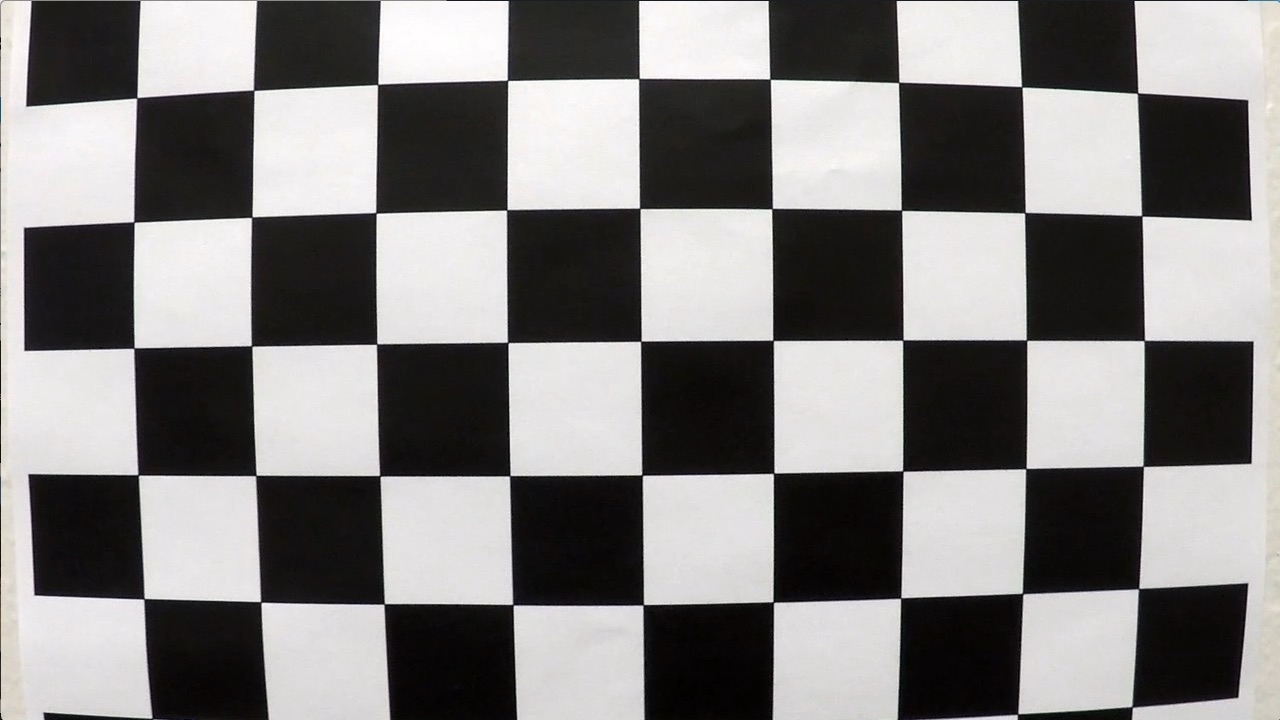
#> input picture camera_cal/calibration1.jpg, 1280 x 720 px; its folder holds 4 pictures in this run
$ python adv_lane.py   (older library calls are emulated)
#> lines starting #> are read from the running program, lines starting #| are printed output that depends on the picture; after the words box and inside, x2 and y2 are one past the last pixel; in counts of white or black regions, pixels touching at a corner belong together
#import libraries
import matplotlib.pyplot as plt
import matplotlib.image as mpimg
import numpy as np
import cv2
import glob
import os
from moviepy.editor import VideoFileClip

### STEP 1: Camera Calibration ###

def distortion_factors():
    # Prepare object points
    # From the provided calibration images, 9*6 corners are identified
    nx = 9
    ny = 6
    objpoints = []
    imgpoints = []
    # Object points are real world points, here a 3D coordinates matrix is generated
    # z coordinates are 0 and x, y are equidistant as it is known that the chessboard is made of identical squares
    objp = np.zeros((6*9,3), np.float32)
    objp[:,:2] = np.mgrid[0:9,0:6].T.reshape(-1,2)

    # Make a list of calibration images
    os.listdir("camera_cal/")
    cal_img_list = os.listdir("camera_cal/")

    # Imagepoints are the coresspondant object points with their coordinates in the distorted image
    # They are found in the image using the Open CV 'findChessboardCorners' function
    for image_name in cal_img_list:
        import_from = 'camera_cal/' + image_name
        img = cv2.imread(import_from)
#> img is the input picture: shape (720, 1280, 3); mean B, G, R 127.8, 128.4, 130.1
        # Convert to grayscale
        gray = cv2.cvtColor(img, cv2.COLOR_BGR2GRAY)
        # Find the chessboard corners
        ret, corners = cv2.findChessboardCorners(gray, (nx, ny), None)
#> ret = False; corners = None
        # If found, draw corners
        if ret == True:
            # Draw and display the corners
            #cv2.drawChessboardCorners(img, (nx, ny), corners, ret)
            imgpoints.append(corners)
            objpoints.append(objp)
    ret, mtx, dist, rvecs, tvecs = cv2.calibrateCamera(objpoints, imgpoints, gray.shape[::-1], None, None)
    #undist = cv2.undistort(img, mtx, dist, None, mtx)
    #export_to = 'camera_cal_undistorted/' + image_name
    #save the image in the destination folder
    #plt.imsave(export_to, undist)

    return mtx, dist

    ### STEP 2: Perspective Transform from Car Camera to Bird's Eye View ###
mtx, dist = distortion_factors()

def warp(img):
    undist = cv2.undistort(img, mtx, dist, None, mtx)
    img_size = (img.shape[1], img.shape[0])
    offset = 250

    # Source points taken from images with straight lane lines, these are to become parallel after the warp transform
    src = np.float32([
        (190, 720), # bottom-left corner
        (600, 447), # top-left corner
        (680, 447), # top-right corner
        (1090, 720) # bottom-right corner
    ])
    # Destination points are to be parallel, taken into account the image size
    dst = np.float32([
        [offset, img_size[1]],             # bottom-left corner
        [offset, 0],                       # top-left corner
        [img_size[0]-offset, 0],           # top-right corner
        [img_size[0]-offset, img_size[1]]  # bottom-right corner
    ])
    # Calculate the transformation matrix and it's inverse transformation
    M = cv2.getPerspectiveTransform(src, dst)
    M_inv = cv2.getPerspectiveTransform(dst, src)
    warped = cv2.warpPerspective(undist, M, img_size)

    return warped, M_inv

    # [7 lines of commented-out code are left out]
img = cv2.imread('test_images/test7.png')
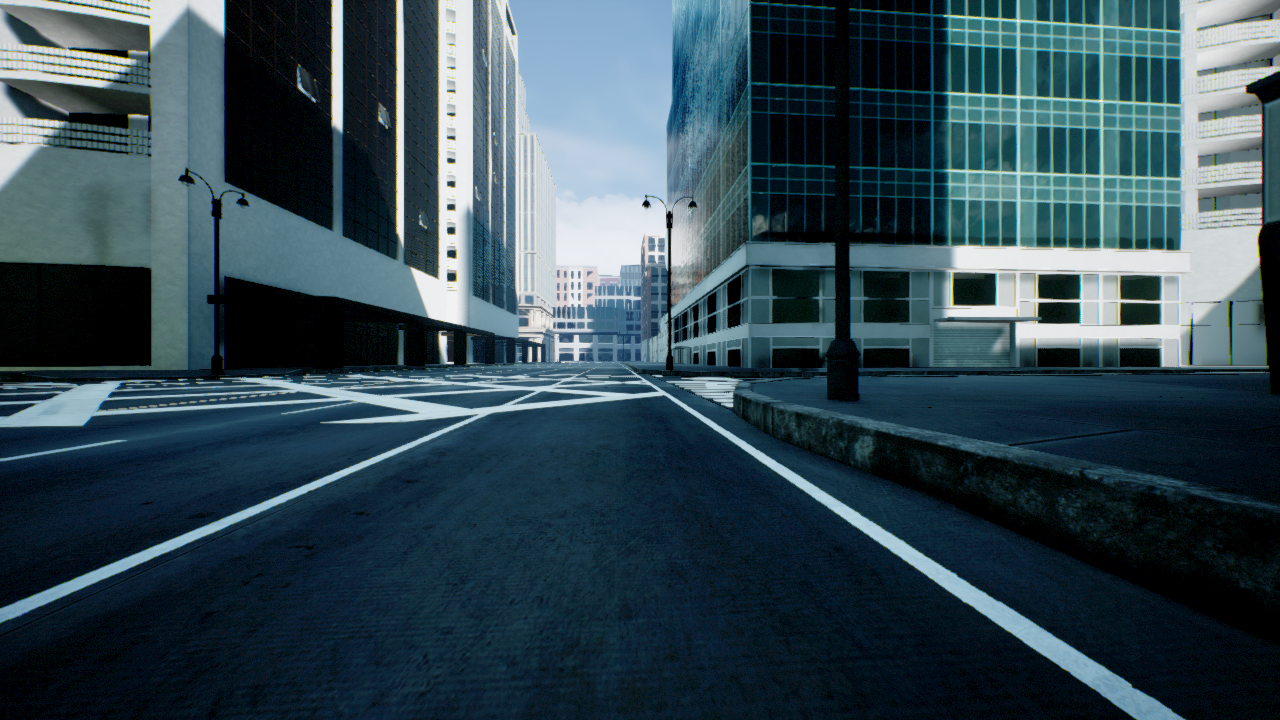
#> input picture test_images/test7.png, 1280 x 720 px
#> img is the input picture: shape (720, 1280, 3); mean B, G, R 82.3, 72.9, 51.6
#img = cv2.imread('test_images/test5.jpg')
#img = cv2.imread('test_images/test6.jpg')

def binary_thresholded(img):
    # Transform image to gray scale
    gray_img =cv2.cvtColor(img, cv2.COLOR_BGR2GRAY)
    # Apply sobel (derivative) in x direction, this is usefull to detect lines that tend to be vertical
    sobelx = cv2.Sobel(gray_img, cv2.CV_64F, 1, 0)
    abs_sobelx = np.absolute(sobelx)
    # Scale result to 0-255
    scaled_sobel = np.uint8(255*abs_sobelx/np.max(abs_sobelx))
    sx_binary = np.zeros_like(scaled_sobel)
    # Keep only derivative values that are in the margin of interest
    sx_binary[(scaled_sobel >= 30) & (scaled_sobel <= 255)] = 1

    # Detect pixels that are white in the grayscale image
    white_binary = np.zeros_like(gray_img)
    white_binary[(gray_img > 200) & (gray_img <= 255)] = 1

    # Convert image to HLS
    hls = cv2.cvtColor(img, cv2.COLOR_BGR2HLS)
    H = hls[:,:,0]
    S = hls[:,:,2]
    sat_binary = np.zeros_like(S)
    # Detect pixels that have a high saturation value
    sat_binary[(S > 90) & (S <= 255)] = 1

    hue_binary =  np.zeros_like(H)
    # Detect pixels that are yellow using the hue component
    hue_binary[(H > 10) & (H <= 25)] = 1

    # Combine all pixels detected above
    binary_1 = cv2.bitwise_or(sx_binary, white_binary)
    binary_2 = cv2.bitwise_or(hue_binary, sat_binary)
    binary = cv2.bitwise_or(binary_1, binary_2)
    #plt.imshow(binary, cmap='gray')
    #plt.show()
    img = cv2.cvtColor(img, cv2.COLOR_BGR2RGB)
    # Draw figure for binary images
    """ f, axarr = plt.subplots(1,6)
    f.set_size_inches(25, 8)
    axarr[0].imshow(img)
    axarr[1].imshow(sx_binary, cmap='gray')
    axarr[2].imshow(white_binary, cmap='gray')
    axarr[3].imshow(sat_binary, cmap='gray')
    axarr[4].imshow(hue_binary, cmap='gray')
    axarr[5].imshow(binary, cmap='gray')
    axarr[0].set_title("Undistorted Image")
    axarr[1].set_title("x Sobel Derivative")
    axarr[2].set_title("White Threshold")
    axarr[3].set_title("Saturation Threshold")
    axarr[4].set_title("Hue Threshold")
    axarr[5].set_title("Combined")
    axarr[0].axis('off')
    axarr[1].axis('off')
    axarr[2].axis('off')
    axarr[3].axis('off')
    axarr[4].axis('off')
    axarr[5].axis('off') """

    return binary

out_img = binary_thresholded(img)
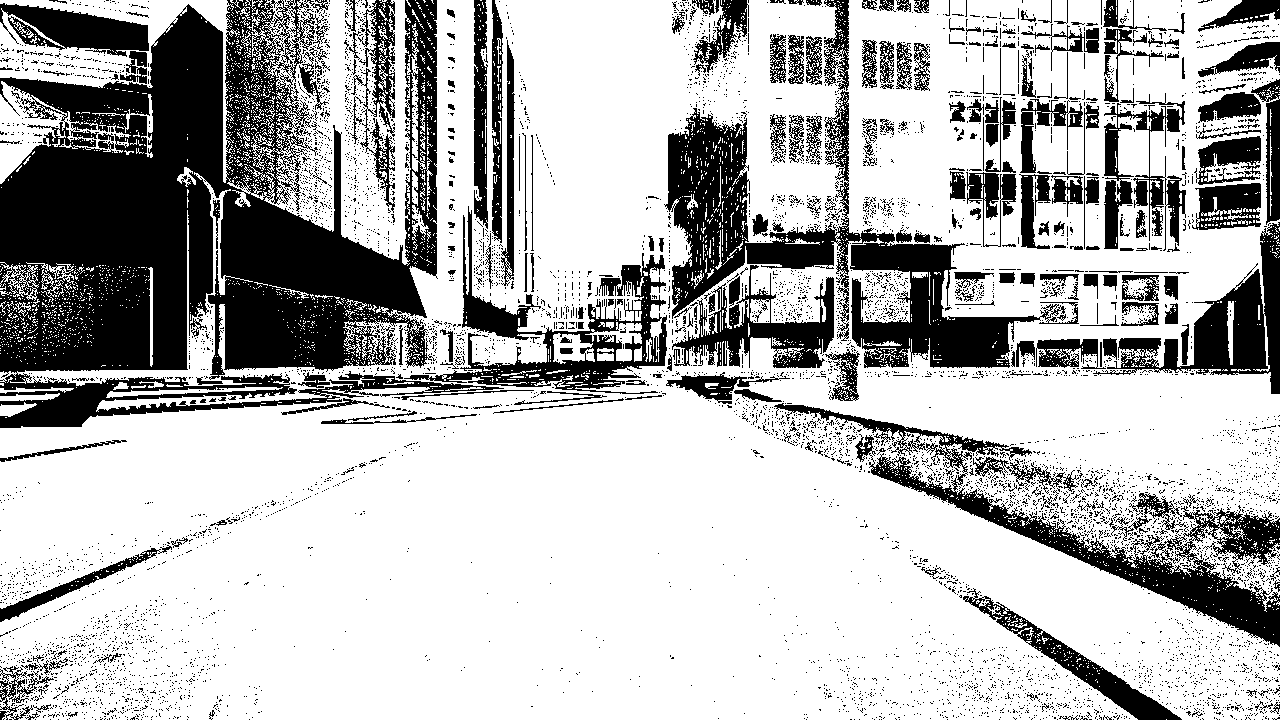
#> out_img: shape (720, 1280); values 0 (black) and 1 (white), 71.1% white; 7085 black regions (6787 under 20 px), largest, box (x1, y1, x2, y2) and area: (0, 0, 504, 428) 109347, (664, 90, 1079, 368) 27269, (774, 403, 1280, 647) 16722

# [7 lines of commented-out code are left out]
img = cv2.imread('test_images/test7.png')

binary_thresh = binary_thresholded(img)
out_img = np.dstack((binary_thresh, binary_thresh, binary_thresh))*255
binary_warped, M_inv = warp(binary_thresh)
#plt.imshow(out_img, cmap='gray')
#plt.show()
### STEP 4: Detection of Lane Lines Using Histogram ###

def find_lane_pixels_using_histogram(binary_warped):
    # Take a histogram of the bottom half of the image
    histogram = np.sum(binary_warped[binary_warped.shape[0]//2:,:], axis=0)
#> histogram = 1280 values, max 360 at index 77, min 320 at index 1102, mean 357.6

    # Find the peak of the left and right halves of the histogram
    # These will be the starting point for the left and right lines
    midpoint = np.int(histogram.shape[0]//2)
    leftx_base = np.argmax(histogram[:midpoint])
#> leftx_base = 77
    rightx_base = np.argmax(histogram[midpoint:]) + midpoint
#> rightx_base = 640

    # Choose the number of sliding windows
    nwindows = 9
    # Set the width of the windows +/- margin
    margin = 100
    # Set minimum number of pixels found to recenter window
    minpix = 50

    # Set height of windows - based on nwindows above and image shape
    window_height = np.int(binary_warped.shape[0]//nwindows)
    # Identify the x and y positions of all nonzero pixels in the image
    nonzero = binary_warped.nonzero()
#> nonzero = 918519 positions, rows 0 to 719, columns 0 to 1279
    nonzeroy = np.array(nonzero[0])
    nonzerox = np.array(nonzero[1])
    # Current positions to be updated later for each window in nwindows
    leftx_current = leftx_base
#> leftx_current = 77
    rightx_current = rightx_base
#> rightx_current = 640

    # Create empty lists to receive left and right lane pixel indices
    left_lane_inds = []
    right_lane_inds = []

    # Step through the windows one by one
    for window in range(nwindows):
        # Identify window boundaries in x and y (and right and left)
        win_y_low = binary_warped.shape[0] - (window+1)*window_height
        win_y_high = binary_warped.shape[0] - window*window_height
        win_xleft_low = leftx_current - margin
        win_xleft_high = leftx_current + margin
        win_xright_low = rightx_current - margin
        win_xright_high = rightx_current + margin

        # Identify the nonzero pixels in x and y within the window #
        good_left_inds = ((nonzeroy >= win_y_low) & (nonzeroy < win_y_high) &
        (nonzerox >= win_xleft_low) &  (nonzerox < win_xleft_high)).nonzero()[0]
        good_right_inds = ((nonzeroy >= win_y_low) & (nonzeroy < win_y_high) &
        (nonzerox >= win_xright_low) &  (nonzerox < win_xright_high)).nonzero()[0]

        # Append these indices to the lists
        left_lane_inds.append(good_left_inds)
        right_lane_inds.append(good_right_inds)

        # If you found > minpix pixels, recenter next window on their mean position
        if len(good_left_inds) > minpix:
            leftx_current = np.int(np.mean(nonzerox[good_left_inds]))
        if len(good_right_inds) > minpix:
            rightx_current = np.int(np.mean(nonzerox[good_right_inds]))
#> this loop made 9 passes
#> (win_xleft_low, win_xleft_high, win_xright_low, win_xright_high, leftx_current, rightx_current) on passes 1 to 4: (-23, 177, 540, 740, 90, 639), (-10, 190, 539, 739, 94, 638), (-6, 194, 538, 738, 96, 637), (-4, 196, 537, 737, 97, 636)
#> after the loop, left_lane_inds = 9 items; right_lane_inds = 9 items

    # Concatenate the arrays of indices (previously was a list of lists of pixels)
    try:
        left_lane_inds = np.concatenate(left_lane_inds)
        right_lane_inds = np.concatenate(right_lane_inds)
    except ValueError:
        # Avoids an error if the above is not implemented fully
        pass

    # Extract left and right line pixel positions
    leftx = nonzerox[left_lane_inds]
    lefty = nonzeroy[left_lane_inds]
    rightx = nonzerox[right_lane_inds]
    righty = nonzeroy[right_lane_inds]

    return leftx, lefty, rightx, righty


def fit_poly(binary_warped,leftx, lefty, rightx, righty):
    ### Fit a second order polynomial to each with np.polyfit() ###
    left_fit = np.polyfit(lefty, leftx, 2)
    right_fit = np.polyfit(righty, rightx, 2)

    # Generate x and y values for plotting
    ploty = np.linspace(0, binary_warped.shape[0]-1, binary_warped.shape[0] )
    try:
        left_fitx = left_fit[0]*ploty**2 + left_fit[1]*ploty + left_fit[2]
        right_fitx = right_fit[0]*ploty**2 + right_fit[1]*ploty + right_fit[2]
    except TypeError:
        # Avoids an error if `left` and `right_fit` are still none or incorrect
        print('The function failed to fit a line!')
        left_fitx = 1*ploty**2 + 1*ploty
        right_fitx = 1*ploty**2 + 1*ploty

    return left_fit, right_fit, left_fitx, right_fitx, ploty

def draw_poly_lines(binary_warped, left_fitx, right_fitx, ploty):
    # Create an image to draw on and an image to show the selection window
    out_img = np.dstack((binary_warped, binary_warped, binary_warped))*255
    window_img = np.zeros_like(out_img)

    margin = 100
    # Generate a polygon to illustrate the search window area
    # And recast the x and y points into usable format for cv2.fillPoly()
    left_line_window1 = np.array([np.transpose(np.vstack([left_fitx-margin, ploty]))])
    left_line_window2 = np.array([np.flipud(np.transpose(np.vstack([left_fitx+margin,
                              ploty])))])
    left_line_pts = np.hstack((left_line_window1, left_line_window2))
    right_line_window1 = np.array([np.transpose(np.vstack([right_fitx-margin, ploty]))])
    right_line_window2 = np.array([np.flipud(np.transpose(np.vstack([right_fitx+margin,
                              ploty])))])
    right_line_pts = np.hstack((right_line_window1, right_line_window2))

    # Draw the lane onto the warped blank image
    cv2.fillPoly(window_img, np.int_([left_line_pts]), (100, 100, 0))
    cv2.fillPoly(window_img, np.int_([right_line_pts]), (100, 100, 0))
    result = cv2.addWeighted(out_img, 1, window_img, 0.3, 0)

    # Plot the polynomial lines onto the image
    plt.plot(left_fitx, ploty, color='green')
    plt.plot(right_fitx, ploty, color='blue')
    ## End visualization steps ##
    return result

leftx, lefty, rightx, righty = find_lane_pixels_using_histogram(binary_warped)
left_fit, right_fit, left_fitx, right_fitx, ploty = fit_poly(binary_warped,leftx, lefty, rightx, righty)
print(left_fit)
out_img = draw_poly_lines(binary_warped, left_fitx, right_fitx, ploty)
#plt.imshow(out_img)
#plt.show()
prev_left_fit, prev_right_fit = left_fit, right_fit
print('prev left fit: ', prev_left_fit)
print('prev right fit: ', prev_right_fit)


### STEP 5: Detection of Lane Lines Based on Previous Step ###

img = cv2.imread('test_images/test7.png')
binary_thresh = binary_thresholded(img)
binary_warped, M_inv = warp(binary_thresh)

# Polynomial fit values from the previous frame
# Make sure to grab the actual values from the previous step in your project!
#left_fit = np.array([ 2.13935315e-04, -3.77507980e-01,  4.76902175e+02])
#right_fit = np.array([4.17622148e-04, -4.93848953e-01,  1.11806170e+03])

def find_lane_pixels_using_prev_poly(binary_warped):
    global prev_left_fit
    global prev_right_fit
    # width of the margin around the previous polynomial to search
    margin = 100
    # Grab activated pixels
    nonzero = binary_warped.nonzero()
#> nonzero = 918519 positions, rows 0 to 719, columns 0 to 1279
    nonzeroy = np.array(nonzero[0])
    nonzerox = np.array(nonzero[1])
    ### Set the area of search based on activated x-values ###
    ### within the +/- margin of our polynomial function ###
    left_lane_inds = ((nonzerox > (prev_left_fit[0]*(nonzeroy**2) + prev_left_fit[1]*nonzeroy +
                    prev_left_fit[2] - margin)) & (nonzerox < (prev_left_fit[0]*(nonzeroy**2) +
                    prev_left_fit[1]*nonzeroy + prev_left_fit[2] + margin))).nonzero()[0]
    right_lane_inds = ((nonzerox > (prev_right_fit[0]*(nonzeroy**2) + prev_right_fit[1]*nonzeroy +
                    prev_right_fit[2] - margin)) & (nonzerox < (prev_right_fit[0]*(nonzeroy**2) +
                    prev_right_fit[1]*nonzeroy + prev_right_fit[2] + margin))).nonzero()[0]
    # Again, extract left and right line pixel positions
    leftx = nonzerox[left_lane_inds]
    lefty = nonzeroy[left_lane_inds]
    rightx = nonzerox[right_lane_inds]
    righty = nonzeroy[right_lane_inds]

    return leftx, lefty, rightx, righty


leftx, lefty, rightx, righty = find_lane_pixels_using_prev_poly(binary_warped)
left_fit, right_fit, left_fitx, right_fitx, ploty = fit_poly(binary_warped,leftx, lefty, rightx, righty)
out_img = draw_poly_lines(binary_warped, left_fitx, right_fitx, ploty)
#plt.imshow(out_img)
#plt.show()
### STEP 6: Calculate Vehicle Position and Curve Radius ###

def measure_curvature_meters(binary_warped, left_fitx, right_fitx, ploty):
    # Define conversions in x and y from pixels space to meters
    ym_per_pix = 30/720 # meters per pixel in y dimension
    xm_per_pix = 3.7/700 # meters per pixel in x dimension

    left_fit_cr = np.polyfit(ploty*ym_per_pix, left_fitx*xm_per_pix, 2)
    right_fit_cr = np.polyfit(ploty*ym_per_pix, right_fitx*xm_per_pix, 2)
    # Define y-value where we want radius of curvature
    # We'll choose the maximum y-value, corresponding to the bottom of the image
    y_eval = np.max(ploty)

    # Calculation of R_curve (radius of curvature)
    left_curverad = ((1 + (2*left_fit_cr[0]*y_eval*ym_per_pix + left_fit_cr[1])**2)**1.5) / np.absolute(2*left_fit_cr[0])
    right_curverad = ((1 + (2*right_fit_cr[0]*y_eval*ym_per_pix + right_fit_cr[1])**2)**1.5) / np.absolute(2*right_fit_cr[0])

    return left_curverad, right_curverad

def measure_position_meters(binary_warped, left_fit, right_fit):
    # Define conversion in x from pixels space to meters
    xm_per_pix = 3.7/700 # meters per pixel in x dimension
    # Choose the y value corresponding to the bottom of the image
    y_max = binary_warped.shape[0]
    # Calculate left and right line positions at the bottom of the image
    left_x_pos = left_fit[0]*y_max**2 + left_fit[1]*y_max + left_fit[2]
    right_x_pos = right_fit[0]*y_max**2 + right_fit[1]*y_max + right_fit[2]
    # Calculate the x position of the center of the lane
    center_lanes_x_pos = (left_x_pos + right_x_pos)//2
    # Calculate the deviation between the center of the lane and the center of the picture
    # The car is assumed to be placed in the center of the picture
    # If the deviation is negative, the car is on the felt hand side of the center of the lane
    veh_pos = ((binary_warped.shape[1]//2) - center_lanes_x_pos) * xm_per_pix
    return veh_pos

left_curverad, right_curverad =  measure_curvature_meters(binary_warped, left_fitx, right_fitx, ploty)
print('left curve radius in meters  = ', left_curverad)
print('right curve radius in meters = ', right_curverad)
veh_pos = measure_position_meters(binary_warped, left_fit, right_fit)
print('vehicle position relative to center  = ', veh_pos)

### STEP 7: Project Lane Delimitations Back on Image Plane and Add Text for Lane Info ###

def project_lane_info(img, binary_warped, ploty, left_fitx, right_fitx, M_inv, left_curverad, right_curverad, veh_pos):
    # Create an image to draw the lines on
#> called with ploty = array of shape (720,), left_fitx = array of shape (720,), right_fitx = array of shape (720,), M_inv = array of shape (3, 3), left_curverad = 80298.6, right_curverad = 1470998.1, veh_pos = 1.44
    warp_zero = np.zeros_like(binary_warped).astype(np.uint8)
    color_warp = np.dstack((warp_zero, warp_zero, warp_zero))

    # Recast the x and y points into usable format for cv2.fillPoly()
    pts_left = np.array([np.transpose(np.vstack([left_fitx, ploty]))])
    pts_right = np.array([np.flipud(np.transpose(np.vstack([right_fitx, ploty])))])
    pts = np.hstack((pts_left, pts_right))

    # Draw the lane onto the warped blank image
    cv2.fillPoly(color_warp, np.int_([pts]), (0,255, 0))

    # Warp the blank back to original image space using inverse perspective matrix (Minv)
    newwarp = cv2.warpPerspective(color_warp, M_inv, (img.shape[1], img.shape[0]))

    # Combine the result with the original image
    out_img = cv2.addWeighted(img, 1, newwarp, 0.3, 0)


    cv2.putText(out_img,'Curve Radius [m]: '+str((left_curverad+right_curverad)/2)[:7],(40,70), cv2.FONT_HERSHEY_COMPLEX_SMALL, 1.6, (255,255,255),2,cv2.LINE_AA)
    cv2.putText(out_img,'Center Offset [m]: '+str(veh_pos)[:7],(40,150), cv2.FONT_HERSHEY_COMPLEX_SMALL, 1.6,(255,255,255),2,cv2.LINE_AA)
#> `#print("FINISHED")`:
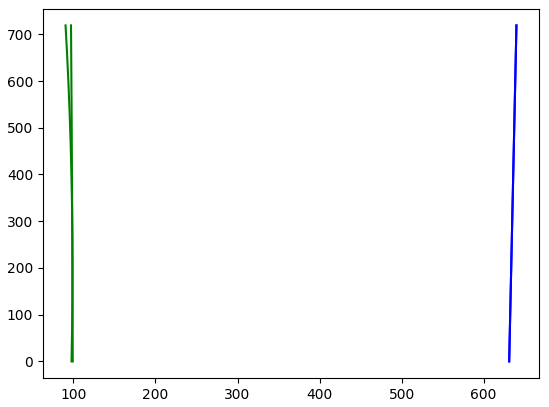
#> figure drawn by matplotlib, 1 panel; curve peaks at x = 639.9, y = 719

    return out_img

new_img = project_lane_info(cv2.cvtColor(img, cv2.COLOR_BGR2RGB), binary_warped, ploty, left_fitx, right_fitx, M_inv, left_curverad, right_curverad, veh_pos)

# Plot the result
""" f, (ax1, ax2) = plt.subplots(1, 2, figsize=(24, 9))
f.tight_layout()
ax1.imshow(cv2.cvtColor(img, cv2.COLOR_BGR2RGB))
ax1.set_title('Original Image', fontsize=20)
ax2.imshow(new_img, cmap='gray')
ax2.set_title('Image With Lane Marked', fontsize=20) """

global left_fit_hist
left_fit_hist = np.array([])
#print(len(left_fit_hist))

global right_fit_hist
right_fit_hist = np.array([])

# [16 lines of commented-out code are left out]

### STEP 8: Lane Finding Pipeline on Video ###

# [45 lines left out: function lane_finding_pipeline, not called in this run]

# [10 lines of commented-out code are left out]
